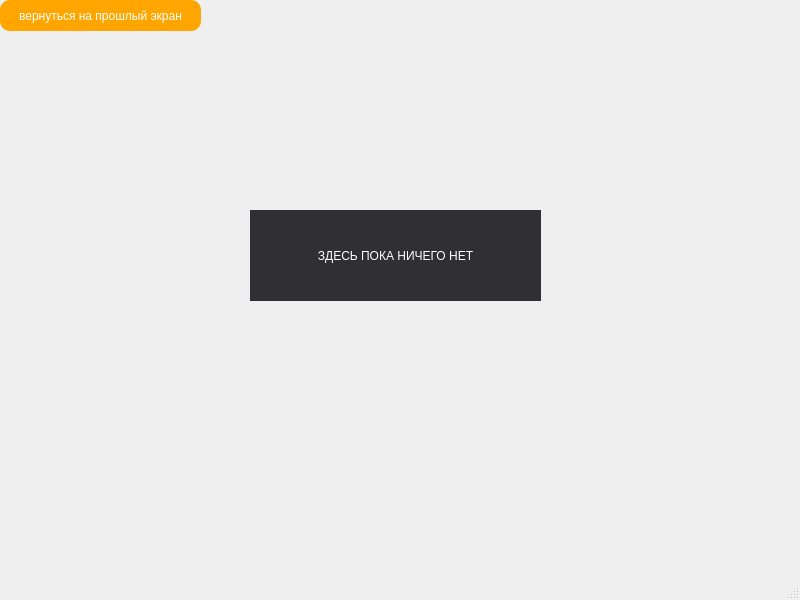
<?xml version="1.0" encoding="UTF-8"?>
<ui version="4.0">
 <class>MainWindowracing</class>
 <widget class="QMainWindow" name="MainWindowracing">
  <property name="geometry">
   <rect>
    <x>0</x>
    <y>0</y>
    <width>800</width>
    <height>600</height>
   </rect>
  </property>
  <property name="windowTitle">
   <string>MainWindow</string>
  </property>
  <property name="styleSheet">
   <string notr="true">QMainWindow
{
background-image:url(:/resource/resource/racinghorse.jpg)
}</string>
  </property>
  <widget class="QWidget" name="centralwidget">
   <widget class="QPushButton" name="pushButton_2">
    <property name="geometry">
     <rect>
      <x>250</x>
      <y>210</y>
      <width>291</width>
      <height>91</height>
     </rect>
    </property>
    <property name="styleSheet">
     <string notr="true">QPushButton
{
border:none;
color:white;
background-color:rgb(48, 48, 50);
font: 600 8t &quot;Liberation Serif&quot;;
position: absolute;
}
QPushButton:Hover
{
    background-color:rgb(255,145,0);
	border-radius:50px;
}
QPushButton:pressed
{
	background-color:rgb(0,12,0);
	color:rgb(0,255,0);
}</string>
    </property>
    <property name="text">
     <string>ЗДЕСЬ ПОКА НИЧЕГО НЕТ</string>
    </property>
   </widget>
   <widget class="QPushButton" name="pushButton">
    <property name="geometry">
     <rect>
      <x>0</x>
      <y>0</y>
      <width>201</width>
      <height>31</height>
     </rect>
    </property>
    <property name="styleSheet">
     <string notr="true">QPushButton
{
border:none;
color:white;
background-color:orange;
font: 600 10.5pt &quot;Liberation Serif&quot;;
position: absolute;
border-radius: 10px;
}
QPushButton:Hover
{
    background-color:rgb(255,145,0);
	border-radius: 10px;
}
QPushButton:pressed
{
	background-color:rgb(0,12,0);
	color:rgb(0,255,0);
	border-radius: 10px;
	
}</string>
    </property>
    <property name="text">
     <string>вернуться на прошлый экран</string>
    </property>
   </widget>
  </widget>
  <widget class="QMenuBar" name="menubar">
   <property name="geometry">
    <rect>
     <x>0</x>
     <y>0</y>
     <width>800</width>
     <height>21</height>
    </rect>
   </property>
  </widget>
  <widget class="QStatusBar" name="statusbar"/>
 </widget>
 <resources/>
 <connections/>
</ui>
